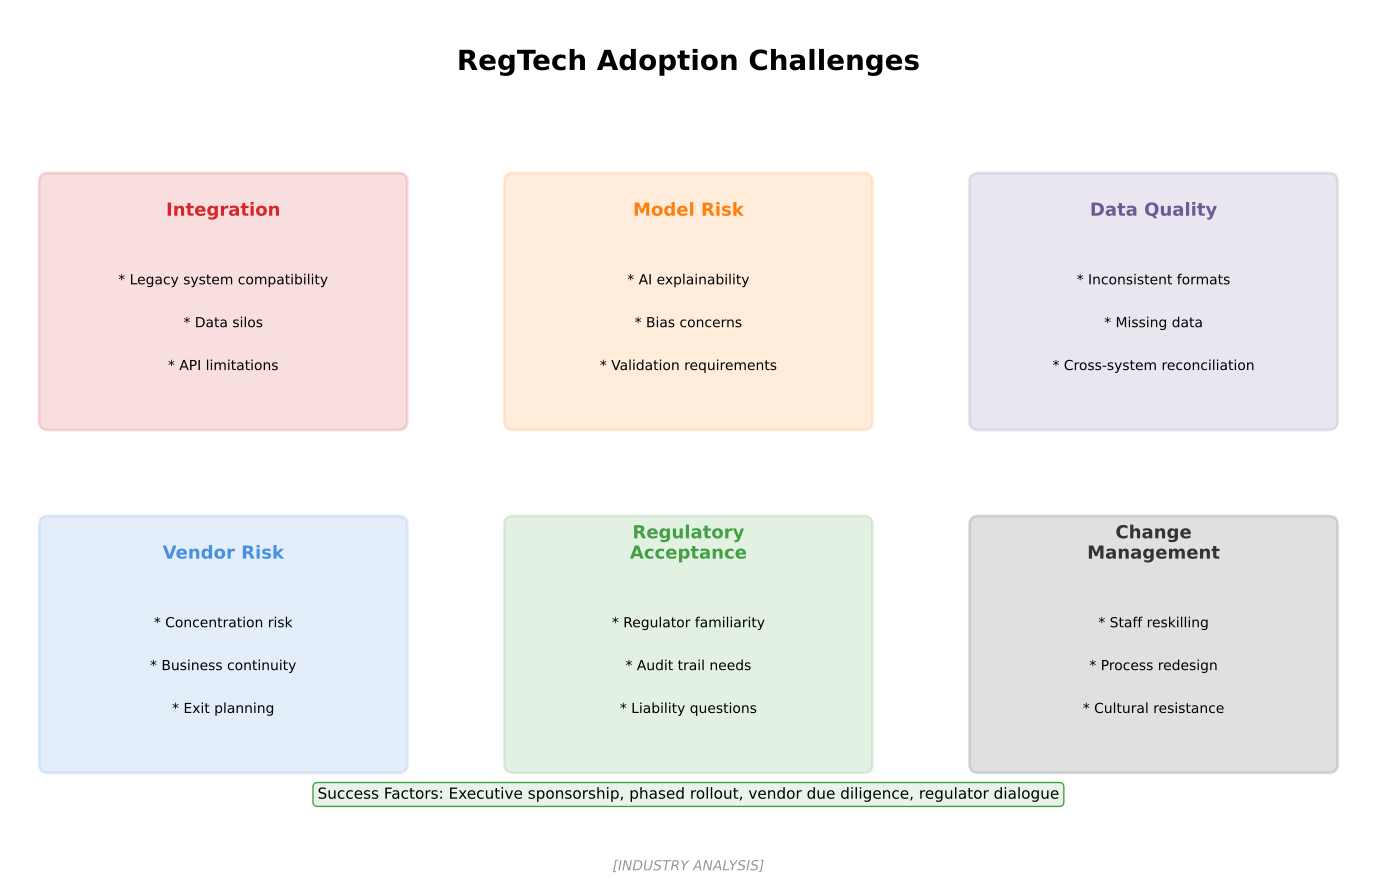

This chart was generated by the following Python code:
"""
RegTech Challenges
Shows challenges facing RegTech adoption

Output: regtech_challenges.pdf
Module: module_01_fintech
Lesson: 10 - RegTech
"""

from pathlib import Path
import matplotlib.pyplot as plt
import matplotlib.patches as mpatches
import numpy as np

CHART_METADATA = {
    'title': 'RegTech Challenges',
    'module': 'module_01_fintech',
    'lesson': 10,
    'url': 'https://github.com/Digital-AI-Finance/digital-finance/tree/main/module_01_fintech/figures/regtech_challenges'
}

plt.rcParams.update({
    'font.size': 14,
    'axes.labelsize': 14,
})

def create_chart():
    """Create RegTech challenges diagram"""
    fig, ax = plt.subplots(figsize=(14, 9))
    ax.set_xlim(0, 14)
    ax.set_ylim(0, 10)
    ax.axis('off')

    # Title
    ax.text(7, 9.3, 'RegTech Adoption Challenges', fontsize=20, fontweight='bold', ha='center')

    # Challenges
    challenges = [
        {
            'name': 'Integration',
            'x': 2.2, 'y': 6.5,
            'color': '#D62728',
            'issues': ['Legacy system compatibility', 'Data silos', 'API limitations'],
        },
        {
            'name': 'Model Risk',
            'x': 7, 'y': 6.5,
            'color': '#FF7F0E',
            'issues': ['AI explainability', 'Bias concerns', 'Validation requirements'],
        },
        {
            'name': 'Data Quality',
            'x': 11.8, 'y': 6.5,
            'color': '#6B5B95',
            'issues': ['Inconsistent formats', 'Missing data', 'Cross-system reconciliation'],
        },
        {
            'name': 'Vendor Risk',
            'x': 2.2, 'y': 2.5,
            'color': '#4A90E2',
            'issues': ['Concentration risk', 'Business continuity', 'Exit planning'],
        },
        {
            'name': 'Regulatory\nAcceptance',
            'x': 7, 'y': 2.5,
            'color': '#44A044',
            'issues': ['Regulator familiarity', 'Audit trail needs', 'Liability questions'],
        },
        {
            'name': 'Change\nManagement',
            'x': 11.8, 'y': 2.5,
            'color': '#333333',
            'issues': ['Staff reskilling', 'Process redesign', 'Cultural resistance'],
        },
    ]

    for ch in challenges:
        box = mpatches.FancyBboxPatch((ch['x']-1.8, ch['y']-1.3), 3.6, 2.8,
                                       boxstyle='round,pad=0.1',
                                       facecolor=ch['color'], alpha=0.15,
                                       edgecolor=ch['color'], lw=2)
        ax.add_patch(box)
        ax.text(ch['x'], ch['y']+1.1, ch['name'], ha='center',
               fontsize=13, fontweight='bold', color=ch['color'])

        for i, issue in enumerate(ch['issues']):
            ax.text(ch['x'], ch['y']+0.3-i*0.5, f'* {issue}', ha='center', fontsize=10)

    # Mitigation note
    mitigation = "Success Factors: Executive sponsorship, phased rollout, vendor due diligence, regulator dialogue"
    ax.text(7, 0.8, mitigation, ha='center', fontsize=11,
           bbox=dict(boxstyle='round', facecolor='#E8F4EA', edgecolor='#44A044'))

    # Source
    fig.text(0.5, 0.02, '[INDUSTRY ANALYSIS]',
            fontsize=10, ha='center', style='italic', color='#999999')

    plt.tight_layout()

    output_path = Path(__file__).parent / 'regtech_challenges.pdf'
    plt.savefig(output_path, format='pdf', dpi=300, bbox_inches='tight')
    plt.close()
    print(f"Chart saved to: {output_path}")
    return output_path

if __name__ == '__main__':
    create_chart()
